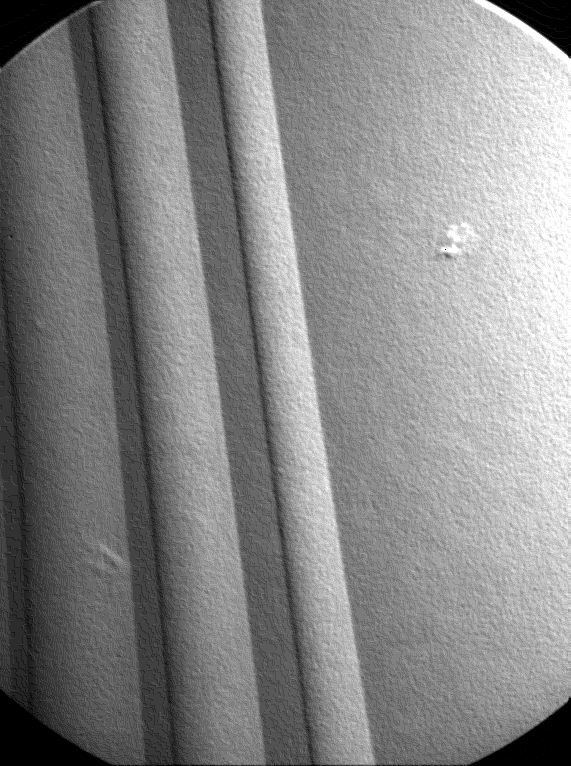
#> input picture task2/point1.jpg, 571 x 766 px
$ python main.py   (older library calls are emulated)
#> lines starting #> are read from the running program, lines starting #| are printed output that depends on the picture; after the words box and inside, x2 and y2 are one past the last pixel; in counts of white or black regions, pixels touching at a corner belong together
# -*- coding: utf-8 -*-
"""
Created on Sun Dec  2 20:14:24 2018

@author: manishre
"""

import cv2
import numpy as np
import scipy.misc

#%% FUNCTIONS
def con(img,kernel):
    img1 =img.copy()
    height,width = img.shape
#> height = 766; width = 571
    for x in range (0,height):
        for y in range (0,width):
            su_x=0
            for k in range (0,3):
                for l in range (0,3):
                    a= img[x-k,y-l]
                    w1 = kernel[k][l]
                    su_x = su_x + (w1*a);
            img1[x,y] = su_x
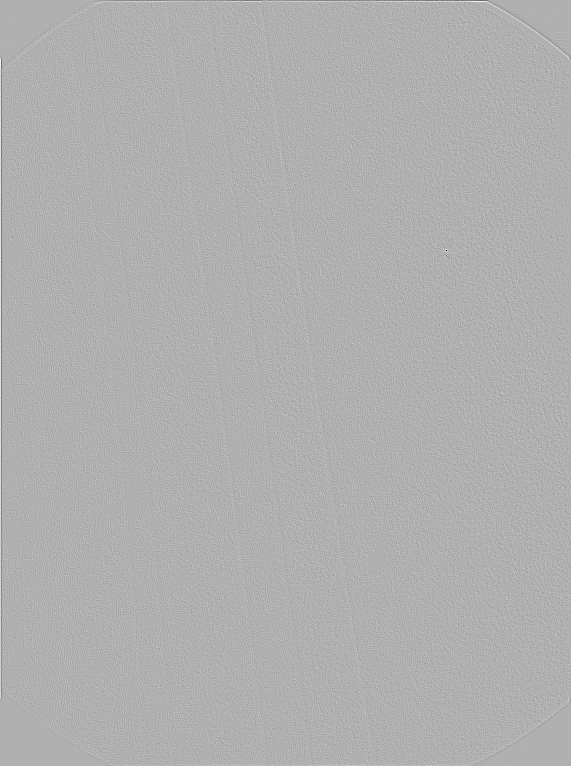
#> img1: shape (766, 571) float32; min -2025, max 904, mean 0; drawn with min black and max white

    print(img1.shape)
#| (766, 571)
    return img1

def Thresholding(img,tv,threshold):
#> called with tv = 0.5, threshold = 'b'
    img_T = img.copy()
    height,width = img.shape
#> height = 766; width = 571
    if(threshold=='b'):
        for i in range(0,height):
            for j in range(0,width):
                if (img_T[i,j]>tv):
                    img_T[i,j] =255
                else:
                    img_T[i,j] =0
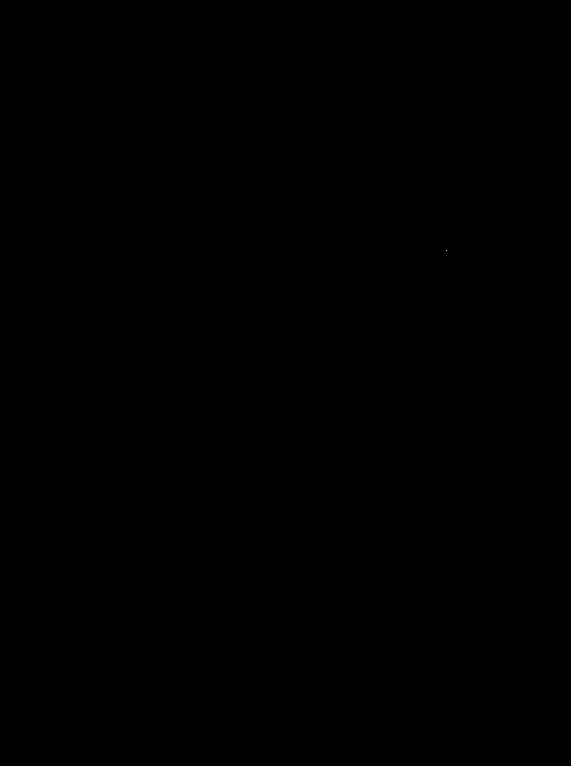
#> img_T: shape (766, 571) float32; 0% white in thin lines or dots, all inside (x1, y1, x2, y2) = (446, 250, 447, 251)
    else:
        for i in range(0,height):
            for j in range(0,width):
                if (img_T[i,j]>tv):
                    img_T[i,j] =0
                else:
                   img_T[i,j] =255
    return img_T

#%% IMREAD
image = scipy.misc.imread('point1.jpg',1)
#image = cv2.imread('point1.jpg',0)
img1 = image.copy()
kernel = [[-1,-1,-1],
          [-1,8,-1],
          [-1,-1,-1]]


#%%
image_con = con(img1,kernel)
#%%
image_con=  np.abs(image_con)/np.max(np.abs(image_con))
#%%image_con
image_thre = Thresholding(image_con,0.5,'b')
#cv2.circle(image_thre, center = (point[0],point[1]), radius = 12, color=(255,255,255), thickness = 1)
#%% Point Detection
point_coordinates =np.unravel_index(image_thre.argmax(),image_thre.shape)
#> point_coordinates = (250, 446)
print('The point is detected at:',point_coordinates)
#| The point is detected at: (250, 446)
cv2.circle(image_thre,(point_coordinates[1],point_coordinates[0]), radius = 12, color=(255,255,255), thickness = 1)
#> image_thre: shape (766, 571) float32; 0.01% white in thin lines or dots, all inside (x1, y1, x2, y2) = (434, 238, 459, 263)
cv2.putText(image_thre, str(point_coordinates),(point_coordinates[1]+6,point_coordinates[0]+10), cv2.FONT_HERSHEY_SIMPLEX, 0.4, (255, 255, 255), 1, cv2.LINE_AA)
#> image_thre: shape (766, 571) float32; 0.05% white in thin lines or dots, all inside (x1, y1, x2, y2) = (434, 238, 521, 264)
#%%
#scipy.misc.imsave('img_con.jpg',image_con)
cv2.imwrite('task2a_output.jpg',image_thre)
cv2.imshow('img_o',image_con)
cv2.waitKey(0)
cv2.imshow('img_t',image_thre)
cv2.waitKey(0)
cv2.destroyAllWindows()

#%% TASK2B
image_2B = cv2.imread('segment.jpg',0)
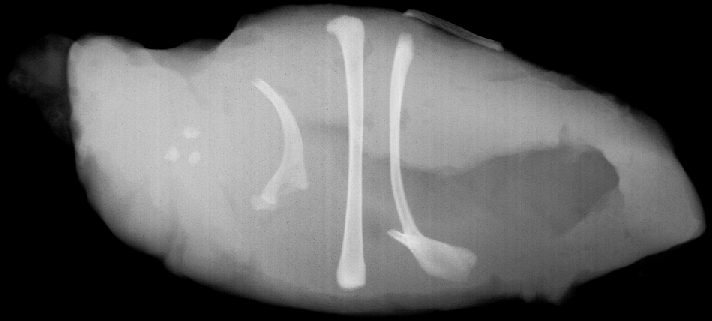
#> input picture task2/segment.jpg, 712 x 321 px
#> image_2B is the input picture: shape (321, 712); min 0, max 231, mean 92.5
#%%

intensity = np.zeros(256)
h,w = image_2B.shape
#> h = 321; w = 712

for i in range(0,h):
    for j in range(0,w):
        intensity[image_2B[i,j]] += 1

#%%
    intensity = intensity.astype(int)
    print(intensity)
#%%
    intensity[0]=0
    intensity[0]=max(intensity)+100

#%%
import matplotlib.pyplot as plt
import numpy as np

fig, ax = plt.subplots()
ax.plot(intensity)
plt.xlabel('pixel value')
plt.ylabel('intensity')
plt.savefig('task2a_histogram.jpg')
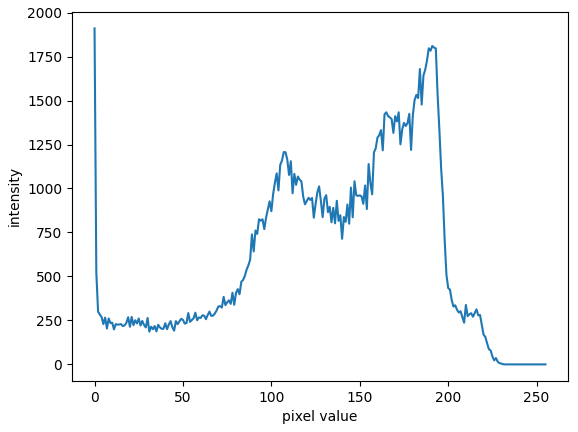
#> figure drawn by matplotlib, 1 panel; curve peaks at x = 0, y = 1910
plt.show()
#%%
np.set_printoptions(threshold=np.nan)
image_output=image_2B.copy()
#print(image_2B)
print('====================')

image_i = Thresholding(image_2B,205,'b')
#> call 2 of Thresholding, with tv = 205, threshold = 'b'
#> after the loop in Thresholding (call 2), `for i in range(0,height):`:
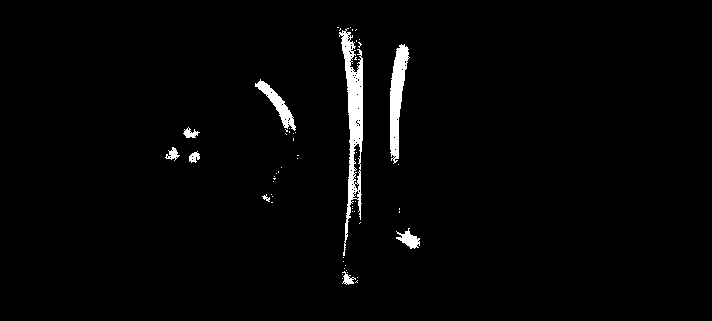
#> img_T: shape (321, 712); 2.1% white; 58 white regions (49 under 20 px), largest, box (x1, y1, x2, y2) and area: (339, 28, 363, 256) 2163, (390, 44, 410, 164) 1237, (255, 79, 296, 131) 568
image_i1 = Thresholding(image_2B,203,'w')
#> call 3 of Thresholding, with tv = 203, threshold = 'w'
#> after the loop in Thresholding (call 3), `for i in range(0,height):`:
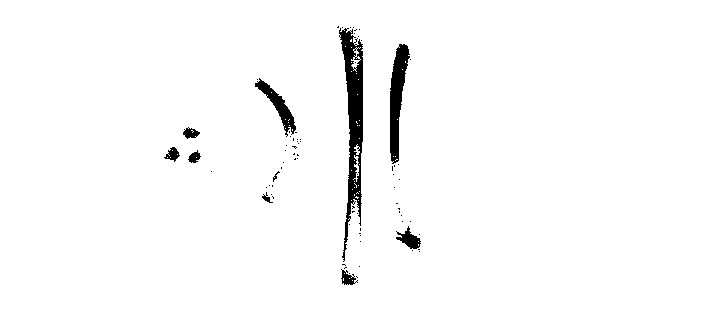
#> img_T: shape (321, 712); 97.7% white; 76 black regions (66 under 20 px), largest, box (x1, y1, x2, y2) and area: (339, 28, 363, 262) 2504, (390, 44, 410, 164) 1282, (255, 78, 296, 137) 628
#%%
#%%
row_max= 321
row_min = 0
col_max = 712
col_min =0
for i in range(0,h):
    for j in range(0,w):
       if image_i[i][j]>205:
          if row_max>i:
              row_max =i
          elif col_max > j:
              col_max =j
          elif row_min < i:
              row_min = i
          elif col_min < j:
              col_min =j
#> after the loop, col_max = 165; col_min = 419; row_max = 27; row_min = 284
#%%
cv2.rectangle(image_i,(col_max,row_max),(col_min,row_min),(255,255,255),2)
cv2.putText(image_i, str((row_min,col_min)),(col_min+6,row_min+10), cv2.FONT_HERSHEY_SIMPLEX, 0.4, (255, 255, 255), 1, cv2.LINE_AA)
cv2.putText(image_i, str((row_max,col_max)),(col_max-80,row_max+10), cv2.FONT_HERSHEY_SIMPLEX, 0.4, (255, 255, 255), 1, cv2.LINE_AA)
cv2.putText(image_i, str((row_min,col_max)),(col_max-80,row_min+10), cv2.FONT_HERSHEY_SIMPLEX, 0.4, (255, 255, 255), 1, cv2.LINE_AA)
cv2.putText(image_i, str((row_max,col_min)),(col_min+6,row_max+10), cv2.FONT_HERSHEY_SIMPLEX, 0.4, (255, 255, 255), 1, cv2.LINE_AA)
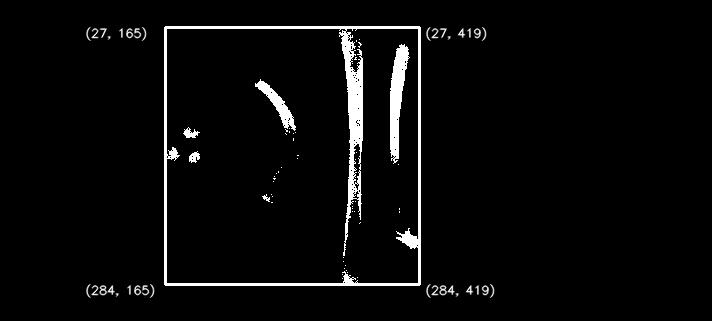
#> image_i: shape (321, 712); min 0, max 255, mean 9.4

 #%%
# show the output image
cv2.imwrite('task2b_output.jpg',image_i)
cv2.imshow('image_2B',image_2B)
cv2.waitKey(0)
cv2.imshow('image_output',image_i)
cv2.waitKey(0)
cv2.destroyAllWindows()
